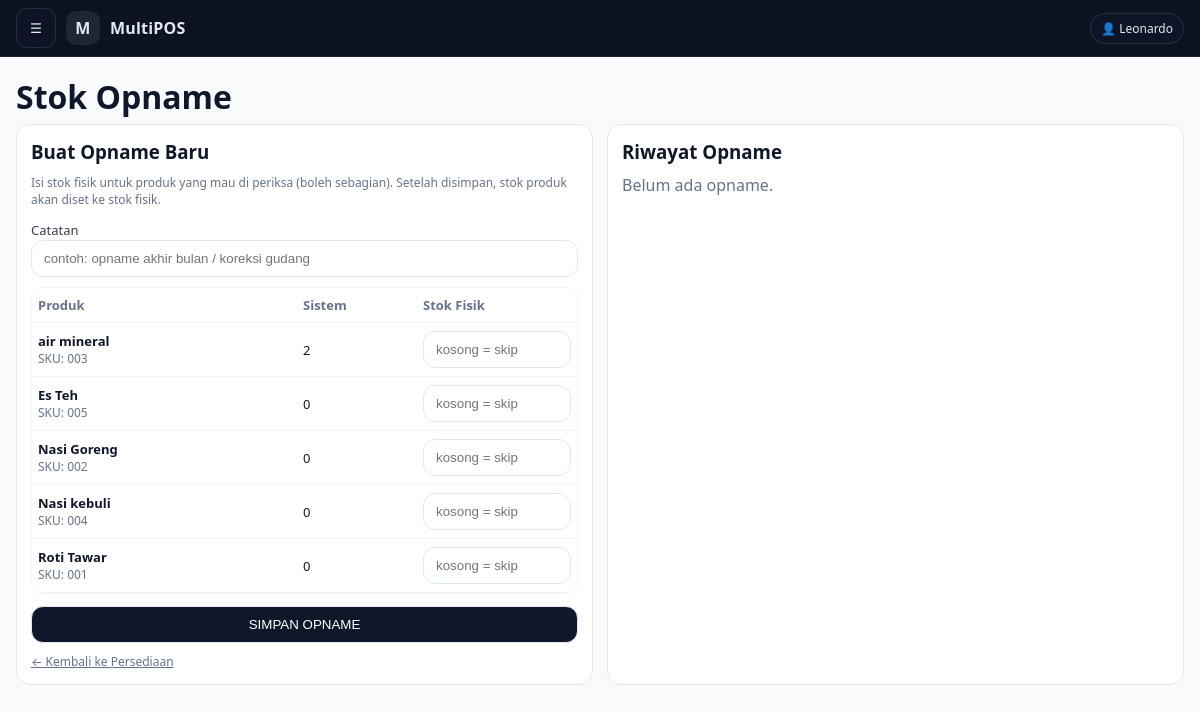
The app's page /advance/admin_stok_opname.php (signed in) with its own data.
### tables this page shows
CREATE TABLE `products` (
  `id` bigint(20) UNSIGNED NOT NULL,
  `store_id` bigint(20) UNSIGNED NOT NULL,
  `category_id` bigint(20) UNSIGNED DEFAULT NULL,
  `sku` varchar(60) DEFAULT NULL,
  `image_path` varchar(255) DEFAULT NULL,
  `name` varchar(150) NOT NULL,
  `price` int(10) UNSIGNED NOT NULL DEFAULT 0,
  `stock` int(11) NOT NULL DEFAULT 0,
  `is_active` tinyint(1) NOT NULL DEFAULT 1,
  `discount_is_active` tinyint(1) NOT NULL DEFAULT 0,
  `discount_percent` int(10) UNSIGNED NOT NULL DEFAULT 0,
  `created_at` timestamp NOT NULL DEFAULT current_timestamp(),
  `updated_at` timestamp NULL DEFAULT NULL ON UPDATE current_timestamp()
);

### advance/admin_stok_opname.php (the view, shortened to what this page needs)
<?php
require __DIR__ . '/../config/db.php';
$adminId = (int)auth_user()['id'];
$st = $pdo->prepare("SELECT id,name FROM stores WHERE owner_admin_id=? AND is_active=1 LIMIT 1");
$st->execute([$adminId]);
$store = $st->fetch();
$storeId = (int)$store['id'];
$pq = $pdo->prepare("SELECT id,name,sku,stock FROM products WHERE store_id=? AND is_active=1 ORDER BY name ASC");
$pq->execute([$storeId]);
$products = $pq->fetchAll(PDO::FETCH_ASSOC);
$oq = $pdo->prepare("
  SELECT so.id, so.created_at, so.note, u.name AS admin_name
  FROM stock_opnames so
  LEFT JOIN users u ON u.id = so.admin_id
  WHERE so.store_id=?
  ORDER BY so.id DESC
  LIMIT 20
");
$oq->execute([$storeId]);
$opnames = $oq->fetchAll(PDO::FETCH_ASSOC);
require __DIR__ . '/../publik/partials/admin_layout_top.php';
?>
<div class="inv-wrap">
  <h1 style="margin:0 0 6px;">Stok Opname</h1>
  <div class="grid2">
    <div class="card">
      <h3 style="margin:0 0 10px;">Buat Opname Baru</h3>
      <div class="muted" style="font-size:12px;margin-bottom:10px;">
        Isi stok fisik untuk produk yang mau di periksa (boleh sebagian). Setelah disimpan, stok produk akan diset ke stok fisik.
      </div>
      <form method="post">
        <div style="margin-bottom:10px;">
          <label>Catatan</label>
          <input name="note" placeholder="contoh: opname akhir bulan / koreksi gudang">
        </div>
        <div style="max-height:520px;overflow:auto;border:1px solid #f1f5f9;border-radius:12px;">
          <table>
            <tr>
              <th>Produk</th>
              <th style="width:120px;">Sistem</th>
              <th style="width:160px;">Stok Fisik</th>
            </tr>
            <?php foreach($products as $p): ?>
              <tr>
                <td>
                  <div style="font-weight:700;"><?= htmlspecialchars((string)$p['name']) ?></div>
                  <div class="muted" style="font-size:12px;">
                    <?php if((string)($p['sku'] ?? '') !== ''): ?>SKU: <?= htmlspecialchars((string)$p['sku']) ?><?php endif; ?>
                  </div>
                </td>
                <td><?= rtrim(rtrim(number_format((float)$p['stock'],3,'.',''), '0'), '.') ?></td>
                <td>
                  <input type="number" step="0.001" min="0" name="actual[<?= (int)$p['id'] ?>]" placeholder="kosong = skip">
                </td>
              </tr>
            <?php endforeach; if(!$products): ?>
              <tr><td colspan="3">Belum ada produk.</td></tr>
            <?php endif; ?>
          </table>
        </div>
        <div style="margin-top:12px;">
          <button class="btn" type="submit" style="width:100%;">SIMPAN OPNAME</button>
        </div>
        <div class="muted" style="font-size:12px;margin-top:10px;">
          <a href="admin_persediaan.php?tab=bahan">← Kembali ke Persediaan</a>
        </div>
      </form>
    </div>
    <div class="card">
      <h3 style="margin:0 0 10px;">Riwayat Opname</h3>
      <?php if(!$opnames): ?>
        <div class="muted">Belum ada opname.</div>
      <?php endif; ?>
    </div>
  </div>
</div>
<?php require __DIR__ . '/../publik/partials/admin_layout_bottom.php'; ?>

### publik/partials/admin_layout_top.php (style rules this page uses)
:root { --bg:#0b1220; --panel:#0f172a; --panel2:#111c34; --text:#e2e8f0; --muted:#94a3b8; --card:#ffffff; --border:#e2e8f0; --content-bg:#f8fafc; --accent:#2563eb; --danger:#ef4444; }
* { box-sizing:border-box }
html,body { height:100% }
body { margin:0; font-family: ui-sans-serif, system-ui, -apple-system, Segoe UI, Roboto, Helvetica, Arial, "Apple Color Emoji","Segoe UI Emoji"; background: var(--content-bg); color:#0f172a; }
a { color:inherit }
.muted { color:var(--muted) }

### advance/admin_stok_opname.php (style rules this page uses)
.inv-wrap { max-width:1200px; }
.muted { color:#64748b }
.grid2 { display:grid;grid-template-columns:1fr 1fr;gap:14px }
.card { background:#fff;border:1px solid #e2e8f0;border-radius:14px;padding:14px; }
.btn { padding:10px 14px;border-radius:12px;border:1px solid #e2e8f0;background:#0f172a;color:#fff;cursor:pointer }
input,select,textarea { padding:10px 12px;border-radius:12px;border:1px solid #e2e8f0;width:100% }
label { font-size:13px;color:#334155 }
table { width:100%;border-collapse:collapse }
th,td { border-bottom:1px solid #f1f5f9;padding:8px 6px;text-align:left;font-size:13px }
th { color:#64748b;font-weight:700 }

### records on screen
products: name "air mineral", sku "003", stock "2"
products: name "Es Teh", sku "005", stock "0"
products: name "Nasi Goreng", sku "002", stock "0"
products: name "Nasi kebuli", sku "004", stock "0"
products: name "Roti Tawar", sku "001", stock "0"

### other values on screen
mb_substr((string)$appName, 0, 1) "M"
$appName "MultiPOS"
$userName "Leonardo"
